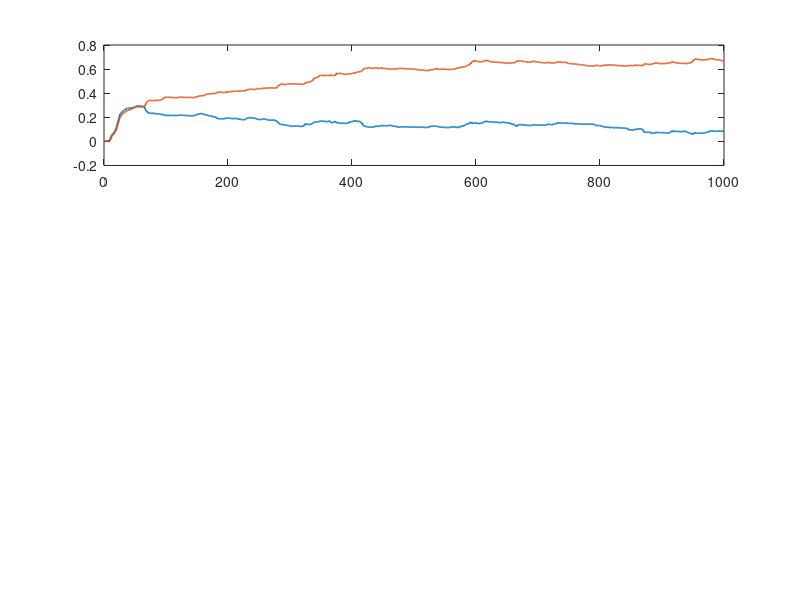

Write MATLAB code to recreate this figure. (Note: this script raises an error after producing the figure.)
%% ASPMI Part 2.1 – The Least Mean Square (LMS) Algorithm
clc; clear; close all;

a1    = 0.1;    % AR(2) coefficient 1
a2    = 0.8;    % AR(2) coefficient 2
sigma2_eta = 0.25;  % Noise variance (sigma_eta^2)
N     = 1000;   % Samples per realization
L     = 100;    % Number of independent realizations (for ensemble average)

%% (a) Correlation matrix R and convergence range for mu

% Compute r(1) in terms of r(0): r(1) = a1*r(0)/(1-a2)
% c = a1 / (1 - a2);          % r(1) = c * r(0)
% % r(2) = a1*r(1) + a2*r(0) = (a1*c + a2)*r(0)
% d = a1 * c + a2;             % r(2) = d * r(0)
% % Substitute into r(0) equation: r(0) = a1*c*r(0) + a2*d*r(0) + sigma2_eta
% % => r(0)*(1 - a1*c - a2*d) = sigma2_eta
% r0 = sigma2_eta / (1 - a1*c - a2*d);
% r1 = c * r0;
% 
% % Build 2x2 autocorrelation matrix
% R = [r0, r1; r1, r0];
% % 
% fprintf('Part (a): Correlation matrix R\n');
% disp(R);
% 
% lambda_max = max(eig(R));
% mu_max = 2 / lambda_max;
% fprintf('Largest eigenvalue of R: %.4f\n', lambda_max);
% fprintf('Convergence range: 0 < mu < %.4f\n\n', mu_max);


% %% (b) LMS adaptive predictor – squared error and learning curves

% mu_vals = [0.05, 0.01];  % Two step sizes to compare
% 
% e2_db_all  = zeros(L, N, length(mu_vals));   % squared error in dB
% e2_lin_all = zeros(L, N, length(mu_vals));   % squared error linear
% 
% %% LMS adaptive predictor simulations
% for m = 1:length(mu_vals)
%     mu = mu_vals(m);
%     for l = 1:L
%         % Generate AR(2) process of length N+2 (for initial conditions)
%         eta = sqrt(sigma2_eta) * randn(1, N+2);
%         x   = zeros(1, N+2);
%         for n = 3:N+2
%             x(n) = a1*x(n-1) + a2*x(n-2) + eta(n);
%         end
%         x = x(3:end);  % length N
% 
%         % LMS adaptive predictor (order M = 2)
%         w = zeros(2, 1);   % initial weights
% 
%         for n = 3:N
%             xv    = [x(n-1); x(n-2)];   % regressor
%             x_hat = w.' * xv;           % prediction
%             e     = x(n) - x_hat;       % error
% 
%             % Store squared error
%             e2_lin_all(l, n, m) = e^2;
%             e2_db_all(l,  n, m) = 10*log10(e^2 + eps);
% 
%             % LMS update
%             w = w + mu * e * xv;
%         end
%     end
% end
% 
% %% Learning curve plots (in dB)
% figure;
% for m = 1:length(mu_vals)
%     mu = mu_vals(m);
% 
%     subplot(1, 2, m);
%     % Single realization (first trial)
%     plot(1:N, squeeze(e2_db_all(1,:,m)), 'Color', [0.7 0.7 0.7], 'LineWidth', 0.5);
%     hold on;
% 
%     % Ensemble-averaged learning curve (dB)
%     lc_db = mean(squeeze(e2_db_all(:,:,m)), 1);
%     plot(1:N, lc_db, 'b', 'LineWidth', 1.5);
% 
%     xlabel('Time step n');
%     ylabel('10 \log_{10}(e^2(n)) (dB)');
%     title(sprintf('Learning Curve – \\mu = %.2f', mu));
%     legend({'Single realization', 'Ensemble average (L=100)'}, 'Location', 'best');
%     grid on;
% end
% sgtitle('LMS Adaptive Predictor: Squared Prediction Error');
% 
% %% Empirical J_min (optimal AR(2) predictor)
% N_long = 50000;
% eta_long = sqrt(sigma2_eta) * randn(1, N_long+2);
% x_long   = zeros(1, N_long+2);
% for n = 3:N_long+2
%     x_long(n) = a1*x_long(n-1) + a2*x_long(n-2) + eta_long(n);
% end
% x_long = x_long(3:end);
% 
% e_opt = zeros(1, N_long);
% for n = 3:N_long
%     x_hat_opt = a1*x_long(n-1) + a2*x_long(n-2);
%     e_opt(n)  = x_long(n) - x_hat_opt;
% end
% Jmin_emp = mean(e_opt(3:end).^2);
% 
% %% Correlation matrix R and its trace (from Part a)
% r0 = 0.9259;  % replace by your r(0)
% r1 = 0.4630;  % replace by your r(1)
% R  = [r0 r1; r1 r0];
% TrR = trace(R);
% 
% %% Misadjustment estimation
% fprintf('=== Part (c): Misadjustment ===\n');
% ss_region = max(3, round(0.5*N)) : N;   % steady-state region (last 50%)
% 
% for m = 1:length(mu_vals)
%     mu = mu_vals(m);
% 
%     % Theoretical misadjustment
%     M_theory = (mu / 2) * TrR;
% 
%     % Steady-state MSE from ensemble-avg linear errors
%     lc_lin = mean(squeeze(e2_lin_all(:,:,m)), 1);    % ensemble avg MSE
%     MSE_ss = mean(lc_lin(ss_region));
% 
%     % Empirical misadjustment (using empirical J_min)
%     M_est = (MSE_ss - Jmin_emp) / Jmin_emp;
% 
%     fprintf('mu = %.2f: Theoretical M = %.4f, Estimated M = %.4f\n', ...
%             mu, M_theory, M_est);
% end
% 
% % %% =========================================================
% % %% (d) Steady-state weight estimates
% % %% =========================================================
% fprintf('=== Part (d): Steady-state weight estimates ===\n');
% for m = 1:length(mu_vals)
%     mu = mu_vals(m);
%     w_all = zeros(L, 2);  % Store final weights for each trial
% 
%     for l = 1:L
%         eta = sqrt(sigma2_eta) * randn(1, N+2);
%         x   = zeros(1, N+2);
%         for n = 3:N+2
%             x(n) = a1*x(n-1) + a2*x(n-2) + eta(n);
%         end
%         x = x(3:end);
% 
%         w = zeros(2, 1);
%         % Run LMS and record the final weight vector
%         for n = 3:N
%             xv = [x(n-1); x(n-2)];
%             e  = x(n) - w' * xv;
%             w = w + mu * e * xv;
%         end
%         w_all(l, :) = w';
%     end
% 
%     % Average final weights over all L trials
%     w_mean = mean(w_all, 1);
%     fprintf('mu = %.2f: w1_est = %.4f (true %.1f), w2_est = %.4f (true %.1f)\n', ...
%         mu, w_mean(1), a1, w_mean(2), a2);
% end
% fprintf('Note: biased estimates are expected when signal variance is high.\n\n');
% 
% 
%% (f) Leaky LMS implementation

gamma_vals = [0.1, 0.5, 0.001];   % Leakage coefficients to test
mu_leaky   = 0.005;                  % Fixed step size for leaky LMS

fprintf('=== Part (f): Leaky LMS steady-state weights ===\n');
fprintf('True coefficients: a1 = %.1f, a2 = %.1f\n', a1, a2);

% Plot weight trajectories for different gamma values
figure;
colors = lines(length(gamma_vals));

for g = 1:length(gamma_vals)
    gamma = gamma_vals(g);
    w_all_leaky = zeros(L, 2);

    for l = 1:L
        eta = sqrt(sigma2_eta) * randn(1, N+2);
        x   = zeros(1, N+2);
        for n = 3:N+2
            x(n) = a1*x(n-1) + a2*x(n-2) + eta(n);
        end
        x = x(3:end);

        w = zeros(2, 1);
        w_traj = zeros(2, N);  % Weight trajectory (for first realization only)
        for n = 3:N
            xv = [x(n-1); x(n-2)];
            e = x(n) - w' * xv;
            w = (1 - mu_leaky*gamma) * w + mu_leaky * e * xv;
            w_traj(:, n) = w;
        end
        w_all_leaky(l, :) = w';
    end

    w_leaky_mean = mean(w_all_leaky, 1);
    fprintf('gamma = %.3f: w1_est = %.4f, w2_est = %.4f\n', gamma, w_leaky_mean(1), w_leaky_mean(2));

    % Plot weight trajectory for the last trial
    subplot(length(gamma_vals), 1, g);
    plot(1:N, w_traj(1,:), 'Color', colors(1,:), 'LineWidth', 1.2); hold on;
    plot(1:N, w_traj(2,:), 'Color', colors(2,:), 'LineWidth', 1.2);
    yline(a1, '--', 'Color', colors(1,:), 'LineWidth', 1);
    yline(a2, '--', 'Color', colors(2,:), 'LineWidth', 1);
    xlabel('Time step n');
    ylabel('Weight value');
    title(sprintf('Leaky LMS weight trajectories: \\gamma = %.3f, \\mu = %.2f', gamma, mu_leaky));
    legend({'w_1(n)', 'w_2(n)', 'True a_1', 'True a_2'}, 'Location', 'best');
    grid on;
end
sgtitle('Leaky LMS: Weight trajectories for different \gamma values');

fprintf('\nNote: The leaky LMS converges to a biased solution because the L2 penalty\n');
fprintf('in J2 shrinks the weights toward zero, not toward the true AR coefficients.\n');
